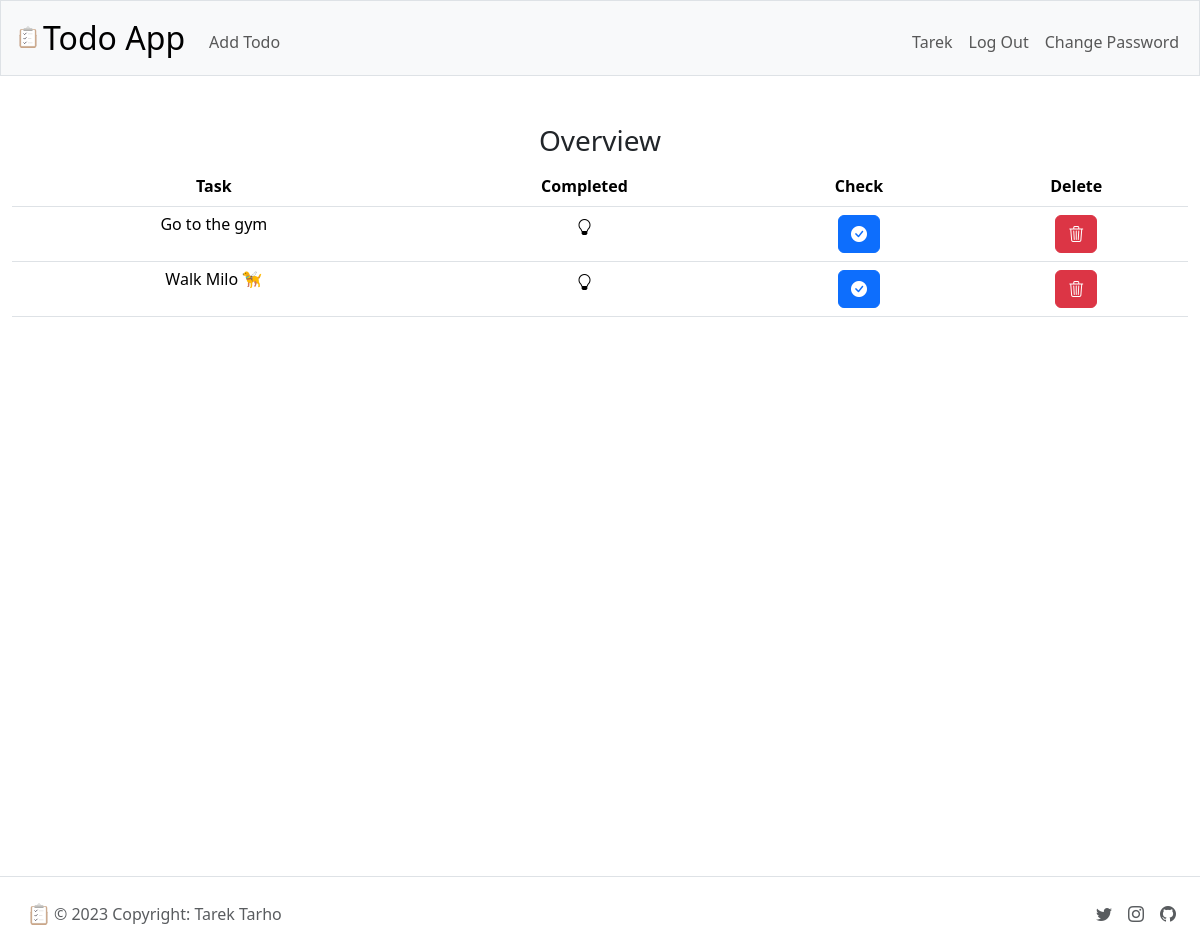
Page / (signed in) on the earlier database version.
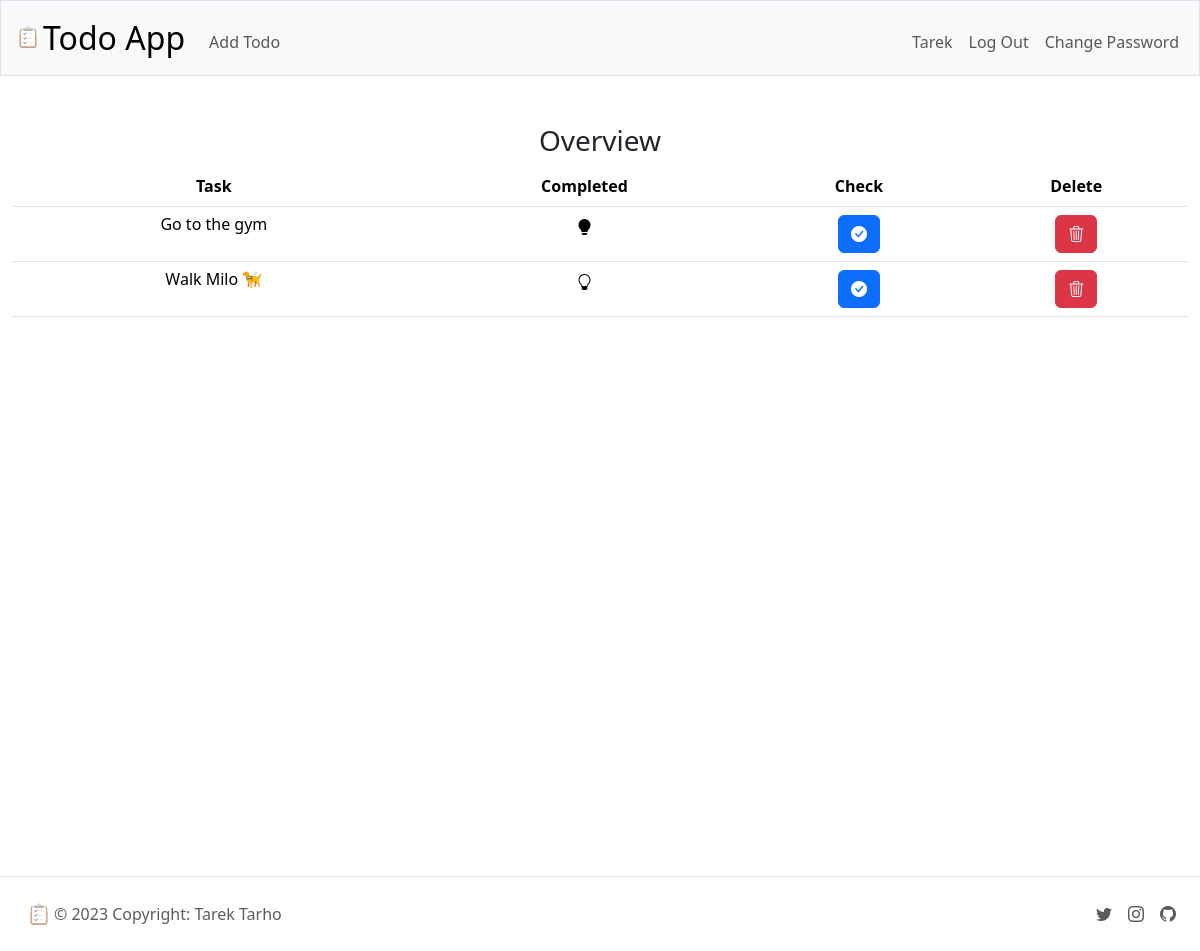
Same page on the later database version.
### tables this page shows
CREATE TABLE todos 
                (id INTEGER PRIMARY KEY, user_id INTEGER NOT NULL, 
                task TEXT NOT NULL, completed BOOLEAN NOT NULL, created_at TIMESTAMP DEFAULT CURRENT_TIMESTAMP, 
                FOREIGN KEY (user_id) REFERENCES users (id));

### routes/main_routes.py (the view)
@main_bp.route('/', methods=['GET'])
@login_required
def show():
    todos = db.execute(
        "SELECT * FROM todos WHERE user_id = :user_id",
        user_id=session["user_id"],
    )
    return render_template(
        "index.html",
        todos=todos
    )

### app.py (called while the page is built)
@app.after_request
def after_request(response):
    response.headers["Cache-Control"] = "no-cache, no-store, must-revalidate"
    response.headers["Expires"] = 0
    response.headers["Pragma"] = "no-cache"
    return response

### utils/helpers.py (called while the page is built)
def login_required(f):
    @wraps(f)
    def decorated_function(*args, **kwargs):
        if session.get("user_id") is None:
            return redirect("/login")
        return f(*args, **kwargs)
    return decorated_function

### templates/index.html (shortened to what this page needs)
{% extends "layout.html" %}
{% block main %}
    <h3>Overview</h3>
    {% if todos %}
    <table class="table table-responsive table-hover">
        <thead class="thead-light">
            <tr>
                <th scope="col">Task</th>
                <th scope="col">Completed</th>
                <th scope="col">Check</th>
                <th scope="col">Delete</th>
            </tr>
        </thead>
        <tbody>
            {% for todo in todos %}
                <tr>
                    <td><h6>{{ todo.task }}</h6></td>
                    <td>
                        {% if todo.completed %}
                        <i class="bi bi-lightbulb-fill" title="{{ todo.completed }}"></i>
                        {% else %}
                        <i class="bi bi-lightbulb" title="{{ todo.completed }}"></i>
                        {% endif %}
                    </td>
                    <td>
                        <form action="/checked/{{todo.id}}" method="post">
                            <button type="submit" class="btn btn-primary"><i class="bi bi-check-circle-fill"></i></button>
                        </form>
                      </td>
                      <td>
                        <form action="/delete/{{todo.id}}" method="post">
                            <button type="submit" class="btn btn-danger"><i class="bi bi-trash3"></i></button>
                        </form>
                    </td>
                </tr>
            {% endfor %}
        </tbody>
    </table>
    {% endif %}
{% endblock %}

Differences in the rows shown:
changed todos "Go to the gym": completed False → True (drawn)
